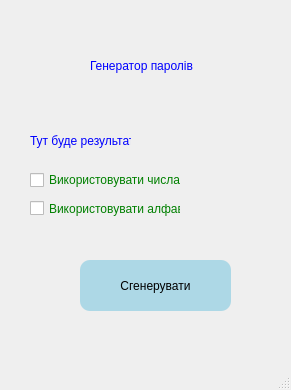
<?xml version="1.0" encoding="UTF-8"?>
<ui version="4.0">
 <class>MainWindow</class>
 <widget class="QMainWindow" name="MainWindow">
  <property name="geometry">
   <rect>
    <x>0</x>
    <y>0</y>
    <width>291</width>
    <height>390</height>
   </rect>
  </property>
  <property name="windowTitle">
   <string>MainWindow</string>
  </property>
  <property name="styleSheet">
   <string notr="true">backround-color: lightblue</string>
  </property>
  <widget class="QWidget" name="centralwidget">
   <widget class="QPushButton" name="pushButton">
    <property name="geometry">
     <rect>
      <x>80</x>
      <y>260</y>
      <width>151</width>
      <height>51</height>
     </rect>
    </property>
    <property name="styleSheet">
     <string notr="true">background-color: lightblue; border: 10px; border-radius: 10px</string>
    </property>
    <property name="text">
     <string>Сгенерувати</string>
    </property>
   </widget>
   <widget class="QLabel" name="label">
    <property name="geometry">
     <rect>
      <x>90</x>
      <y>50</y>
      <width>111</width>
      <height>31</height>
     </rect>
    </property>
    <property name="styleSheet">
     <string notr="true">color: blue</string>
    </property>
    <property name="text">
     <string>Генератор паролів</string>
    </property>
   </widget>
   <widget class="QLabel" name="label_2">
    <property name="geometry">
     <rect>
      <x>30</x>
      <y>120</y>
      <width>101</width>
      <height>41</height>
     </rect>
    </property>
    <property name="styleSheet">
     <string notr="true">color: blue;</string>
    </property>
    <property name="text">
     <string>Тут буде результат</string>
    </property>
   </widget>
   <widget class="QCheckBox" name="checkBox">
    <property name="geometry">
     <rect>
      <x>30</x>
      <y>170</y>
      <width>161</width>
      <height>20</height>
     </rect>
    </property>
    <property name="styleSheet">
     <string notr="true">color: green</string>
    </property>
    <property name="text">
     <string>Використовувати числа</string>
    </property>
   </widget>
   <widget class="QCheckBox" name="checkBox_2">
    <property name="geometry">
     <rect>
      <x>30</x>
      <y>200</y>
      <width>151</width>
      <height>17</height>
     </rect>
    </property>
    <property name="styleSheet">
     <string notr="true">color: green</string>
    </property>
    <property name="text">
     <string>Використовувати алфавіт</string>
    </property>
   </widget>
  </widget>
  <widget class="QMenuBar" name="menubar">
   <property name="geometry">
    <rect>
     <x>0</x>
     <y>0</y>
     <width>291</width>
     <height>21</height>
    </rect>
   </property>
  </widget>
  <widget class="QStatusBar" name="statusbar"/>
 </widget>
 <resources/>
 <connections/>
</ui>
